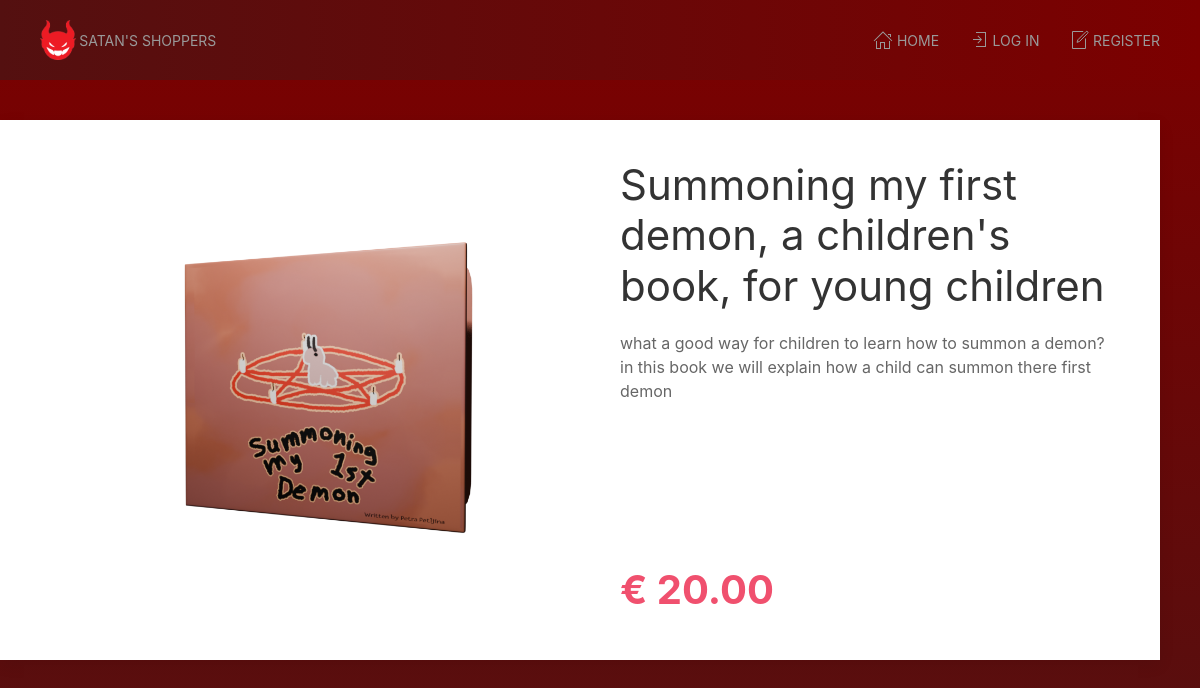
Page /dev/product.php?id=3 on the committed database.
### tables this page shows
CREATE TABLE `products` (
  `id` int(11) NOT NULL,
  `price` decimal(6,2) NOT NULL,
  `name` varchar(255) NOT NULL,
  `description` varchar(255) NOT NULL,
  `image` varchar(255) NOT NULL,
  `category_id` int(255) NOT NULL
);

### dev/product.php (the view, shortened to what this page needs)
<?php
include_once("templates/head.inc.php");
$product = null;
if(isset($_GET['id'])){
	$sql = "SELECT name, price, description, image FROM products WHERE id = ?";
	$statement = $conn->prepare($sql);
	$statement->execute([$_GET['id']]);
	$product = $statement->fetch();
}
?>
      <main class="uk-container uk-padding">
         <div class="uk-grid">
            <section class="uk-width-1">
               <div class="uk-grid uk-card uk-card-default">
                  <section class="uk-width-1-2 uk-card-media-left">
<?php if(!empty($product) && isset($product)): ?>
                     <img src="<?= 'img/' . $product['image']; ?>" class="" alt="" title="" />
                  </section>
                  <section class="uk-width-1-2 uk-card-body uk-flex uk-flex-column uk-flex-between">
                     <div class="">
                        <h1><?= $product['name']; ?></h1>
                        <p class="">
<?= $product["description"]; ?>
                        </p>
                     </div>
                     <div class="uk-flex uk-flex-between uk-flex-middle">
                        <div class="price-block">
                           <p class="product-view__price uk-text-bold uk-text-danger uk-text-left uk-text-bolder">&euro; <?= $product["price"]; ?></p>
                        </div>
                     </div>
<?php
else:
	echo "<h1><br>Product not found</h1><br><br><br><br><br><br><br><br><br><br><br><br><br><br><br><br><br><br>";
endif;
?>
                  </section>
               </div>
            </section>
         </div>
      </main>
<?php
include_once("templates/foot.inc.php");

### dev/css/style.css (style rules this page uses)
.product-view__price { font-size: 2.5rem; margin: 0; }

### rows in the picture
products: image (picture), name "Summoning my first demon, a children's book, for young children", description "what a good way for children to learn how to summon a demon? in this book we will explain how a child can summon there first demon", price "20.00"
